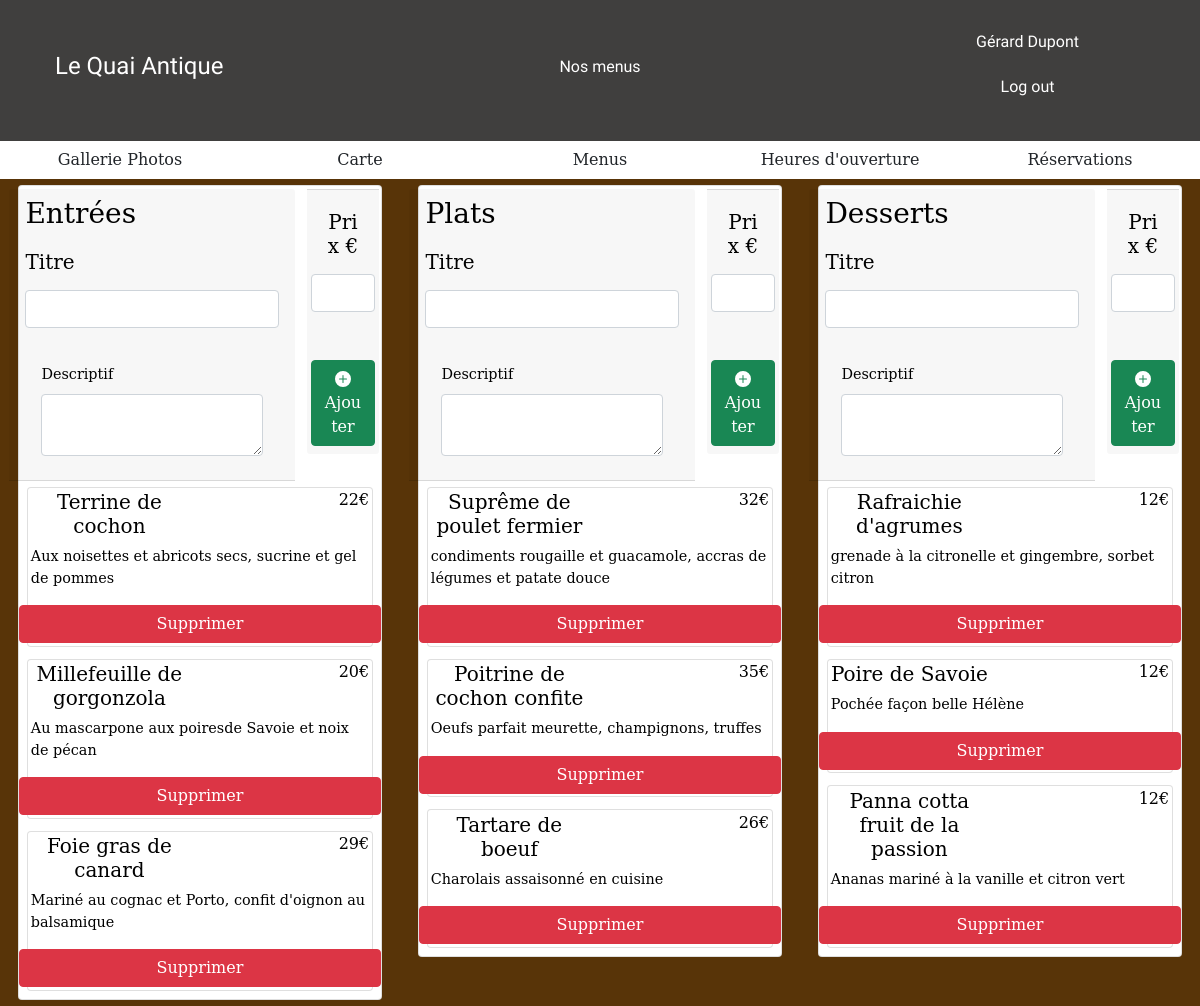
/admin/pages/carteParam.php (signed in), run on the app's committed database.
### tables this page shows
CREATE TABLE `meals` (
  `id` int(11) NOT NULL,
  `title` varchar(50) NOT NULL,
  `description` varchar(250) DEFAULT NULL,
  `price` char(3) NOT NULL,
  `categoryId` int(1) NOT NULL
);

### admin/includes/logicAdmin.php (called while the page is built, shortened)
<?php
require '../../public/src/models/MealManager.php';
include '../../db/confDB.php';
try{
    $pdo = new PDO("mysql:host=$HOST;dbname=$DB", $USER, $PWD);
    $mealManager = new MealManager($pdo);
    $starters = $mealManager->getMeals(1);
    $mains = $mealManager->getMeals(2);
    $desserts = $mealManager->getMeals(3);
} catch (PDOException $e) {
    file_put_contents('dblogs.log', $e->getMessage().PHP_EOL, FILE_APPEND);
    echo "<script>alert('Une erreur s\'est produite. Contactez l\'administrateur')</script>";
}

### public/src/models/MealManager.php (called while the page is built, shortened)
<?php
class MealManager
{
    public function __construct(PDO $pdo)
    {
        $this->pdo = $pdo;
    }
    public function getMeals($i)
    {
        $statement = $this->pdo->prepare("SELECT * FROM meals WHERE categoryId=$i");
        $statement->setFetchMode(PDO::FETCH_CLASS, 'Meal');
        $statement->execute();
        return $statement->fetchAll();
    }
}

### admin/includes/startersView.php (the view)
<div class="card">
    <div class="row">
        <h5 class="col"><?=$starter->title?></h5>
        <h6 class="col price"><?=$starter->price?>€</h6>
    </div>
    <div class="row">
        <p class="col"><?=$starter->description?></p>
        <a href="?id=<?=$starter->id?>" class="btn btn-danger">Supprimer</a>
    </div>
</div>

### admin/pages/carteParam.php (shortened to what this page needs)
<?php
include '../includes/logicAdmin.php'
?>
<!DOCTYPE html>
<html lang="fr" xmlns="http://www.w3.org/1999/html">
<head>
    <link href="https://cdn.jsdelivr.net/npm/bootstrap@5.0.2/dist/css/bootstrap.min.css" rel="stylesheet"
>
    <link rel="stylesheet" href="../css/style.css">
</head>
<?php
include '../../commonFiles/includes/header.php';
include '../includes/headerParam.php'
?>
<body>
<div class="container-fluid" id="form-carte">
    <div class="row">
        <div class="col-md-4">
            <div class="card" id="menu-item">
                <form class="row" method="post" action="#">
                    <div class="col-md-9 card-header">
                        <div class="card-title">
                            <h3>Entrées</h3>
                            <label class="form-label" for="title"><h5>Titre</h5></label>
                            <input class="form-control" type="text" name="title" id="title">
                        </div>
                        <div class="card-body">
                            <label class="form-label" for="description">Descriptif</label>
                            <textarea class="form-control" type="text" name="description" id="description"></textarea>
                        </div>
                    </div>
                    <div class="col-md-3 justify-content-between">
                        <div class="card-footer">
                            <div class="row">
                                <label class="form-label" for="price"><h5>Prix €</h5></label>
                                <input class="form-control d-inline-block" type="text" name="price" id="price">
                            </div>
                            <div class="row mt-5">
                                <button class="btn btn-success" type="submit" id="addMeal">
                                    <svg xmlns="http://www.w3.org/2000/svg" width="16" height="16" fill="currentColor" class="bi bi-plus-circle-fill" viewBox="0 0 16 16">
                                        <path d="M16 8A8 8 0 1 1 0 8a8 8 0 0 1 16 0zM8.5 4.5a.5.5 0 0 0-1 0v3h-3a.5.5 0 0 0 0 1h3v3a.5.5 0 0 0 1 0v-3h3a.5.5 0 0 0 0-1h-3v-3z"/>
                                    </svg>Ajouter</button>
                            </div>
                        </div>
                    </div>
                </form>
                <?php
                foreach ($starters as $starter){
                    include '../includes/startersView.php';
                }
                ?>
            </div>
        </div>
        <div class="col-md-4">
            <div class="card" id="menu-item">
                <form class="row" method="post" action="#">
                    <div class="col-md-9 card-header">
                        <div class="card-title">
                            <h3>Plats</h3>
                            <label class="form-label" for="title"><h5>Titre</h5></label>
                            <input class="form-control" type="text" name="title" id="title">
                        </div>
                        <div class="card-body">
                            <label class="form-label" for="description">Descriptif</label>
                            <textarea class="form-control" type="text" name="description" id="description"></textarea>
                        </div>
                    </div>
                    <div class="col-md-3 justify-content-between">
                        <div class="card-footer">
                            <div class="row">
                                <label class="form-label" for="price"><h5>Prix €</h5></label>
                                <input class="form-control d-inline-block" type="text" name="price" id="price">
                            </div>
                            <div class="row mt-5">
                                <button class="btn btn-success" id="addMeal">
                                    <svg xmlns="http://www.w3.org/2000/svg" width="16" height="16" fill="currentColor" class="bi bi-plus-circle-fill" viewBox="0 0 16 16">
                                        <path d="M16 8A8 8 0 1 1 0 8a8 8 0 0 1 16 0zM8.5 4.5a.5.5 0 0 0-1 0v3h-3a.5.5 0 0 0 0 1h3v3a.5.5 0 0 0 1 0v-3h3a.5.5 0 0 0 0-1h-3v-3z"/>
                                    </svg>Ajouter</button>
                            </div>
                        </div>
                    </div>
                </form>
                <?php
                foreach ($mains as $main){
                    include '../includes/mainCourseView.php';
                }
                ?>
            </div>
        </div>
        <div class="col-md-4">
            <div class="card" id="menu-item">
                <form class="row" method="post" action="#">
                    <div class="col-md-9 card-header">
                        <div class="card-title">
                            <h3>Desserts</h3>
                            <label class="form-label" for="title"><h5>Titre</h5></label>
                            <input class="form-control" type="text" name="title" id="title">
                        </div>
                        <div class="card-body">
                            <label class="form-label" for="description">Descriptif</label>
                            <textarea class="form-control" type="text" name="description" id="description"></textarea>
                        </div>
                    </div>
                    <div class="col-md-3 justify-content-between">
                        <div class="card-footer">
                            <div class="row">
                                <label class="form-label" for="price"><h5>Prix €</h5></label>
                                <input class="form-control d-inline-block" type="text" name="price" id="price">
                            </div>
                            <div class="row mt-5">
                                <button class="btn btn-success" id="addMeal">
                                    <svg xmlns="http://www.w3.org/2000/svg" width="16" height="16" fill="currentColor" class="bi bi-plus-circle-fill" viewBox="0 0 16 16">
                                        <path d="M16 8A8 8 0 1 1 0 8a8 8 0 0 1 16 0zM8.5 4.5a.5.5 0 0 0-1 0v3h-3a.5.5 0 0 0 0 1h3v3a.5.5 0 0 0 1 0v-3h3a.5.5 0 0 0 0-1h-3v-3z"/>
                                    </svg>Ajouter</button>
                            </div>
                        </div>
                    </div>
                </form>
                <?php
                foreach ($desserts as $dessert){
                    include '../includes/dessertsView.php';
                }
                ?>
            </div>
        </div>
    </div>
</div>
</body>
</html>

### admin/includes/mainCourseView.php
<div class="card">
    <div class="row">
        <h5 class="col"><?=$main->title?></h5>
        <h6 class="col price"><?=$main->price?>€</h6>
    </div>
    <div class="row">
        <p class="col"><?=$main->description?></p>
        <a href="?id=<?=$main->id?>" class="btn btn-danger">Supprimer</a>
    </div>
</div>

### admin/includes/dessertsView.php
<div class="card">
    <div class="row">
        <h5 class="col"><?=$dessert->title?></h5>
        <h6 class="col price"><?=$dessert->price?>€</h6>
    </div>
    <div class="row">
        <p class="col"><?=$dessert->description?></p>
        <a href="?id=<?=$dessert->id?>" class="btn btn-danger">Supprimer</a>
    </div>
</div>

### admin/css/style.css (style rules this page uses)
body { background-color: #583408; color: #ffffff; font-family: "DejaVu Serif", serif; font-size: 1.8vh; }
.price { text-align: end; }
.form-label { text-align: center; align-items: center; padding-top: 1vw; }
.card { color: #000000; margin: 0.5vw; padding: 0.2vw; }
td, th, h5 { text-align: center; }

### data on the page
meals: title "Terrine de cochon", price "22", description "Aux noisettes et abricots secs, sucrine et gel de pommes"
meals: title "Millefeuille de gorgonzola", price "20", description "Au mascarpone aux poiresde Savoie et noix de pécan"
meals: title "Foie gras de canard", price "29", description "Mariné au cognac et Porto, confit d'oignon au balsamique"
meals: title "Suprême de poulet fermier", price "32", description "condiments rougaille et guacamole, accras de légumes et patate douce"
meals: title "Poitrine de cochon confite", price "35", description "Oeufs parfait meurette, champignons, truffes"
meals: title "Tartare de boeuf", price "26", description "Charolais assaisonné en cuisine"
meals: title "Rafraichie d'agrumes", price "12", description "grenade à la citronelle et gingembre, sorbet citron"
meals: title "Poire de Savoie", price "12", description "Pochée façon belle Hélène"
meals: title "Panna cotta fruit de la passion", price "12", description "Ananas mariné à la vanille et citron vert"

### other printed values
$_SESSION['firstname'] "Gérard"
$_SESSION['lastname'] "Dupont"
